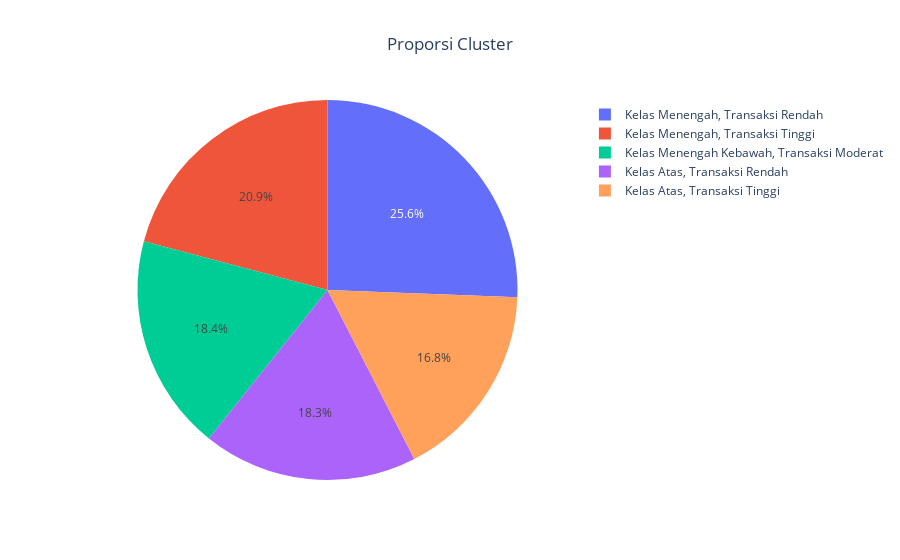

Here is the notebook cell this chart was saved with:
### Markdown cell above
Cek proporsi cluster terhadap dataset

### Code cell
# pie chart figure
fig = px.pie(clusterdf2, names="cluster", 
              values="Count_Cluster", 
              title="Proporsi Cluster") 
fig.update_layout(title_x = 0.5)

# display pie chart
fig.show()

### Figure 1 — Plotly figure (JSON) as saved in the notebook; plotly's stock layout.template omitted (floating-point values rounded to 4 significant figures)
{"data": [{"domain": {"x": [0, 1], "y": [0, 1]}, "hovertemplate": "cluster=%{label}<br>Count_Cluster=%{value}<extra></extra>", "labels": ["Kelas Menengah, Transaksi Tinggi", "Kelas Atas, Transaksi Tinggi", "Kelas Menengah, Transaksi Rendah", "Kelas Menengah Kebawah, Transaksi Moderat", "Kelas Atas, Transaksi Rendah"], "legendgroup": "", "name": "", "showlegend": true, "type": "pie", "values": [901, 727, 1105, 794, 789]}], "layout": {"legend": {"tracegroupgap": 0}, "title": {"text": "Proporsi Cluster", "x": 0.5}}}
